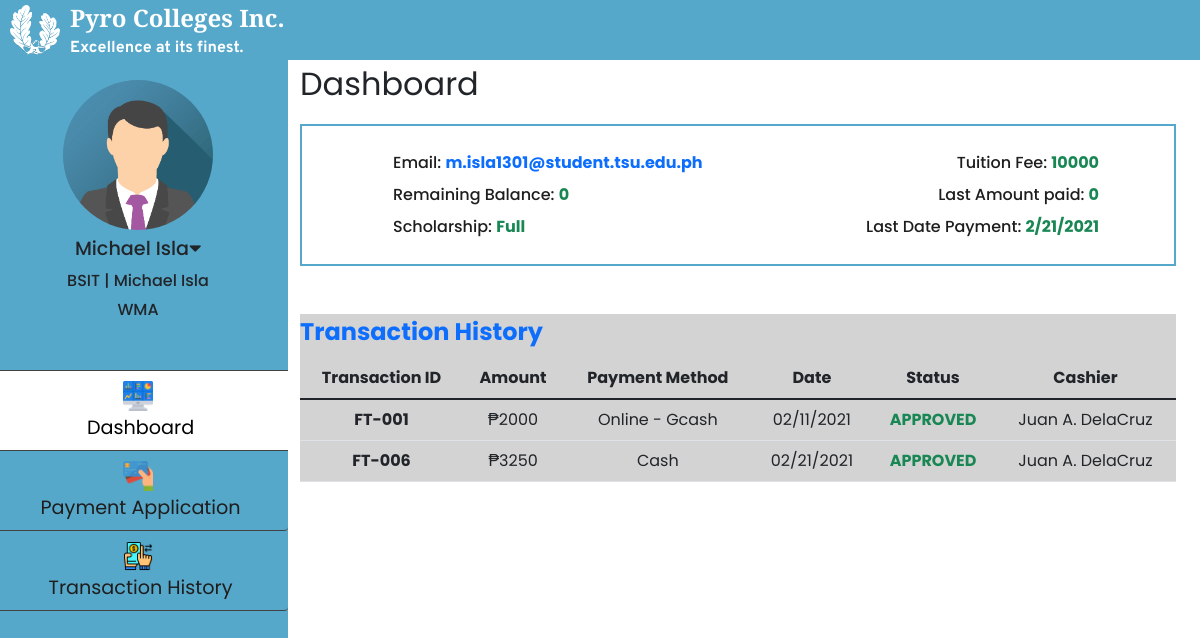
Screenshot of /html/student_access.php (signed in) with the database file from the repository.
### tables this page shows
CREATE TABLE `tbl_student_school_details` (
  `stud_id` int(11) NOT NULL,
  `LRN` varchar(100) NOT NULL,
  `stud_type` varchar(100) NOT NULL,
  `csi_academic_year` varchar(100) NOT NULL,
  `csi_semester` varchar(100) NOT NULL,
  `csi_program` varchar(255) NOT NULL,
  `csi_major` longtext NOT NULL,
  `csi_year_level` varchar(100) NOT NULL
);

CREATE TABLE `tbl_student_fees` (
  `program_id` int(11) NOT NULL,
  `stud_id` int(11) NOT NULL,
  `fullname` varchar(100) NOT NULL,
  `csi_year_level` varchar(100) NOT NULL,
  `scholar_type` varchar(100) NOT NULL,
  `discount_percent` int(11) NOT NULL,
  `tuition_fee` int(100) NOT NULL,
  `total_amount_paid` int(11) NOT NULL,
  `balance` int(11) NOT NULL,
  `remarks` varchar(100) NOT NULL
);

### html/student_access.php (the view, shortened to what this page needs)
<?php
    if(!isset($_SESSION['stud_id']) && $_SESSION['role'] != 'Student'){
        header('Location: login.php');
    }else{
        include_once '../connection/Config.php';
        $sqlStud ="SELECT det.*,fees.*
                    FROM tbl_student_school_details AS det
                    INNER JOIN tbl_student_fees AS fees
                    WHERE det.stud_id = ?";
        $stmtStud = $con->prepare($sqlStud);
        $stmtStud->bind_param('s', $_SESSION['stud_id']);
        $stmtStud->execute();
        $resStud = $stmtStud->get_result();
        $rowStud = $resStud->fetch_assoc();
    }
?>
<!DOCTYPE html>
<html lang="en">
<head>
    <link href="https://cdn.jsdelivr.net/npm/bootstrap@5.1.1/dist/css/bootstrap.min.css" rel="stylesheet">
    <link rel="stylesheet" href="https://pro.fontawesome.com/releases/v5.10.0/css/all.css"/>
    <link rel="stylesheet" href="../css/student_access.css">
</head>
<body>
<div class="nav__bar">
    <div class="nav__bar_two">
    <img src="../images/logo.png" alt="">
        <div class="nav__bar_two_text">
            <span>Pyro Colleges Inc.</span>
            <p>Excellence at its finest.</p>
        </div>
    </div>
</div>
<div class="row parentContainerClass">
    <div class="col-3 left-tab">
    <div class="upper-left-tab">
        <img src="..\images\registrar_img\sample_registrar_pic.png" alt="">
        <p class="reg__name" style="font-size: 1.2rem;"><?= $_SESSION['fullname'];?><i class="fas fa-caret-down" onclick="profile_link_show()   "></i></p>
        <p class="reg__name"> <?=$rowStud['csi_program'];?> | <?= $_SESSION['fullname'];?></p>
        <p class="reg__name"><?=$rowStud['csi_major'];?></p>
    </div>
    <div class="nav flex-column nav-pills pl-2 mt-5 align-middle" id="v-pills-tab" role="tablist" aria-orientation="vertical">
        <a class="nav-link active main__" id="v-pills-dashboard-tab" data-toggle="pill" href="#v-pills-dashboard" role="tab" aria-controls="v-pills-dashboard" aria-selected="true"><img src="../images/icons/dashboard.png" width="30px" height="30px" class="d-block mx-auto mb-1">&nbsp;Dashboard</a>
        <a class="nav-link main__" id="v-pills-payment-application-tab" data-toggle="pill" href="#v-pills-payment-application" role="tab" aria-controls="v-pills-payment-application" aria-selected="false"><img src="../images/icons/stud_payment_form.png" width="30px" height="30px" class="d-block mx-auto mb-1">&nbsp;Payment Application</a>
        <a class="nav-link main__" id="v-pills-transaction-history-tab" data-toggle="pill" href="#v-pills-transaction-history" role="tab" aria-controls="v-pills-transaction-history" aria-selected="false"><img src="../images/icons/transaction_history.png" width="30px" height="30px" class="d-block mx-auto mb-1">&nbsp;Transaction History</a>
    </div>
    </div>
<div class="col-md right-tab">
        <div class="tab-content" id="v-pills-tabContent">
            <div class="tab-pane fade show active" id="v-pills-dashboard" role="tabpanel" aria-labelledby="v-pills-dashboard">
                <p class="title_tab_universal mb-3">Dashboard</p>
                <div class="miniDashboard mb-5">
                    <div class="col d-flex mb-2">
                        <span class="miniDashboardh3 mx-3 w-50 ">Email: <span class="text-primary" style="font-weight: bold;"><?= $_SESSION['email'];?></span></span>
                        <span class="miniDashboardh3 w-50 text-end ">Tuition Fee: <span class="text-success" style="font-weight: bold; "><?=$rowStud['tuition_fee'];?></span></span>
                    </div>
                    <div class="col d-flex mb-2">
                        <span class="miniDashboardh3 mx-3 w-50">Remaining Balance: <span class="text-success" style="font-weight: bold;"><?=$rowStud['balance'];?></span></span>
                        <span class="miniDashboardh3 text-end w-50">Last Amount paid: <span class="text-success" style="font-weight: bold;"><?=$rowStud['total_amount_paid'];?></span></span>
                    </div>
                    <div class="col d-flex">
                        <span class="miniDashboardh3 mx-3 w-50">Scholarship: <span class="text-success" style="font-weight: bold; "><?=$rowStud['scholar_type'];?></span></span>
                        <span class="miniDashboardh3 w-50 text-end ">Last Date Payment: <span class="text-success" style="font-weight: bold; ">2/21/2021</span></span>
                    </div>
                </div>
                <div class="universalLightGrayBg">
                    <span class="text-primary d-block mb-2" style="font-size: 1.5rem; font-weight: bold;">Transaction History</span>
                        <table class="table">
                            <thead class="thead-light text-center">
                            <tr>
                                <th scope="col">Transaction ID</th>
                                <th scope="col">Amount</th>
                                <th scope="col">Payment Method</th>
                                <th scope="col">Date</th>
                                <th scope="col">Status</th>
                                <th scope="col">Cashier</th>
                            </tr>
                            </thead>
                            <tbody>
                            <tr class="text-center">
                                <th scope="row">FT-001</th>
                                <td>₱2000</td>
                                <td>Online - Gcash</td>
                                <td>02/11/2021</td>
                                <td class="text-success text-uppercase fw-bold">Approved</td>
                                <td>Juan A. DelaCruz</td>
                            </tr>
                            <tr class="text-center">
                                <th scope="row">FT-006</th>
                                <td>₱3250</td>
                                <td>Cash</td>
                                <td>02/21/2021</td>
                                <td class="text-success text-uppercase fw-bold">Approved</td>
                                <td>Juan A. DelaCruz</td>
                            </tr>
                            </tbody>
                        </table>
                </div>
                </div>
        </div>
    </div>
</div>
</body>
</html>

### css/student_access.css (style rules this page uses)
:root { font-size: 16px; --black-color: rgb(31, 29, 28); --white-color: #FFFFFF; --blue-color: #56A8CBFF; --green-color: #3fd4b7; --input-background-color: rgb(194, 207, 219); --font-school-name: 'Zilla Slab', serif; --font-tagline: 'Overpass', sans-serif; }
* { font-family: 'Poppins', sans-serif; margin: 0; padding: 0; box-sizing: border-box; }
.nav__bar { width: 100%; height: 60px; background: var(--blue-color); color: white; display: flex; justify-content: center; flex-direction: column; margin: 0; transition: 300ms ease; position: fixed; z-index: 1000; }
.nav__bar .nav__bar_two img { width: 50px; height: 50px; margin: 0 10px; }
.nav__bar .nav__bar_two { display: flex; align-items: center; }
.nav__bar .nav__bar_two .nav__bar_two_text span { display: block; font-family: var(--font-school-name); font-size: 1.5rem; font-weight: bold; color: var(--white-color); margin-top: 10px; }
.nav__bar .nav__bar_two .nav__bar_two_text p { font-family: var(--font-tagline); color: var(--white-color); font-weight: bold; margin-bottom: 10px; }
.left-tab { height: 100%; padding: 0; max-width: 300px; position: fixed; margin-top: 60px; background-color: var(--blue-color) }
.upper-left-tab { position: relative; }
.upper-left-tab > * { transition: 300ms ease; }
.upper-left-tab img { width: 150px; height: 150px; border-radius: 50%; display: block; margin: 20px auto 5px; }
.reg__name { text-align: center; margin: 0; font-weight: 500; margin-bottom: 5px; }
.reg__name i { cursor: pointer; }
.nav-link.main__ { color: var(--black-color); font-size: 1.2rem; padding: 10px 25px; line-height: 25px; width: 100%; text-align: center; transition: 250ms; border-bottom: 1px solid #424242; }
.nav-link.main__:first-child { border-top: 1px solid #424242; }
.nav-link.main__.active { background-color: white; color: black; border-top-right-radius: 0; border-bottom-right-radius: 0; }
.title_tab_universal { font-size: 2rem; }
.row { width: 100%; }
.right-tab { margin-top: 60px; margin-left: 300px; }
.miniDashboard { width: 100%; padding: 25px 75px; display: block; margin: 10px 0; border: 2px solid var(--blue-color); }
.miniDashboardh3 { color: #1e1e1e; font-weight: 500; }
.universalLightGrayBg { background: lightgray; }

### rows the page displays
tbl_student_school_details: csi_program "BSIT", csi_major "WMA", tbl_student_fees.tuition_fee "10000", tbl_student_fees.balance "0", tbl_student_fees.total_amount_paid "0", tbl_student_fees.scholar_type "Full"

### other values shown
$_SESSION['fullname'] "Michael Isla"
$_SESSION['email'] "m.isla1301@student.tsu.edu.ph"
